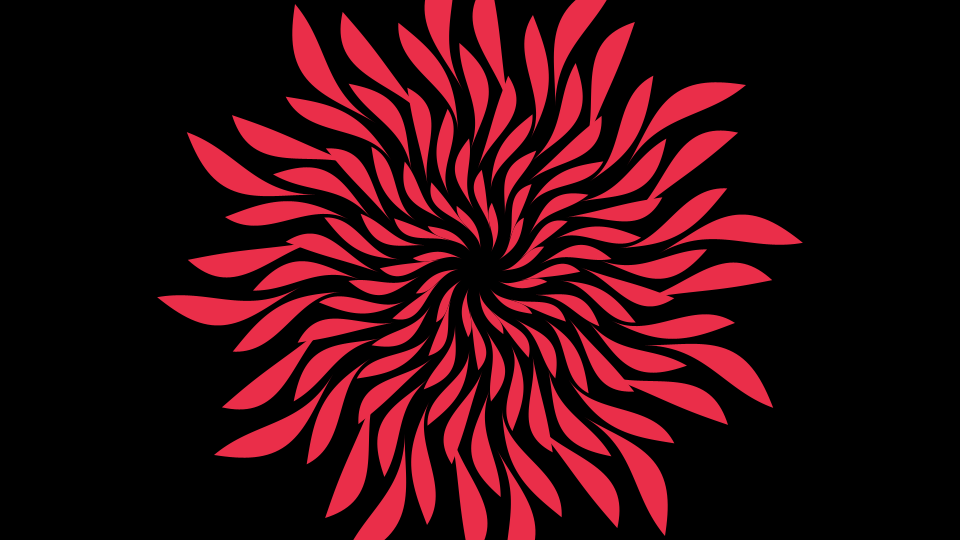
Frame 1 (no input)
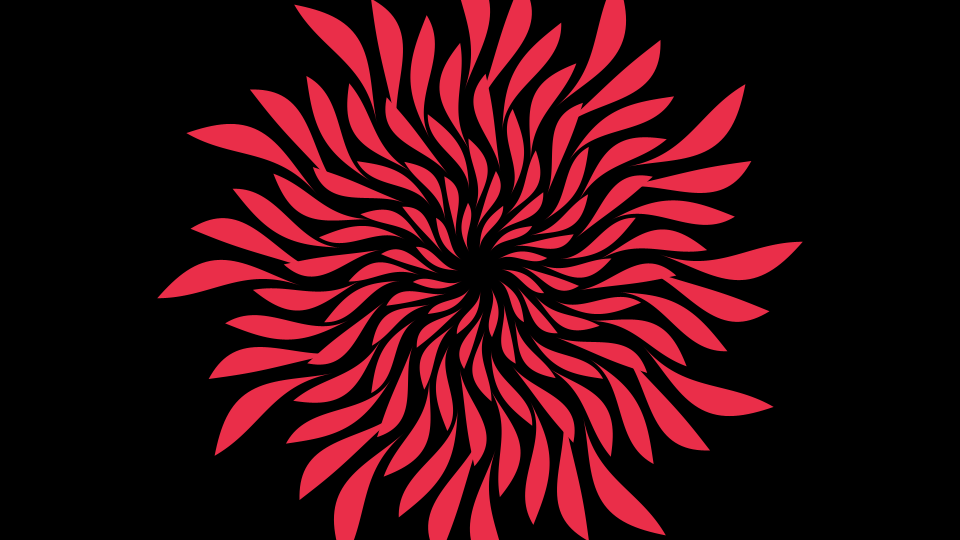
Frame 60 (the mouse pressed at the canvas centre just before this capture)
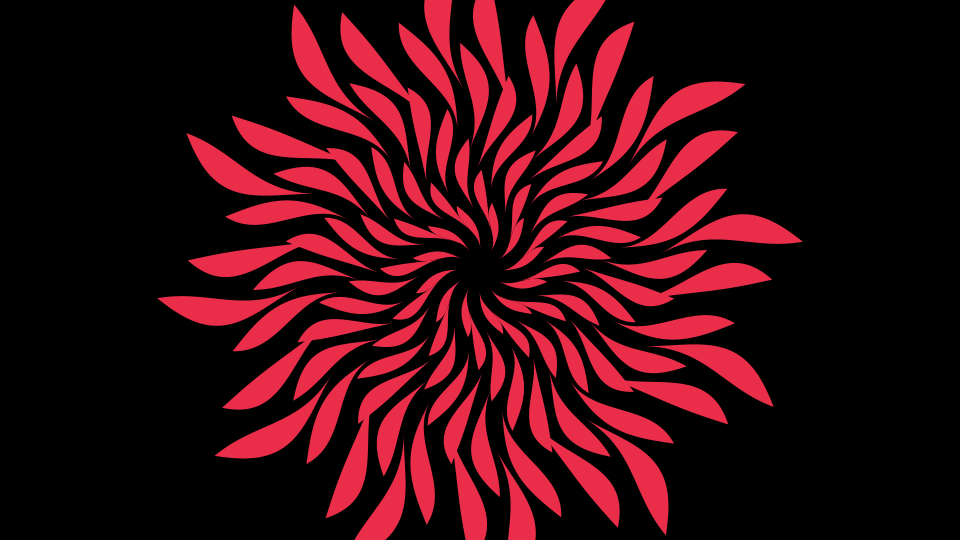
Frame 120 (the mouse held since frame 60 and released just before this capture)

The Processing sketch that drew these frames (run headless with seeded random() and noise(); from frame 60 on, the mouse is pressed at the canvas centre):

// Processing sketch: sketch_200417g
// ── sketch_200417g.pde
void setup()
{
  size(960, 540);
  smooth();
  noStroke();
  fill(234, 46, 73);
}

void draw() {
  background(0);
  
  translate(width/2, height/2);
  
  // The amount of layers
  for (int j = 20; j < 200; j+=20)
  {
    float h = j*2+5;
    // The amount of shapes per layer
    for (int q = 0; q < 360; q+=30)
    {
      float x2 = sin(radians(q+h))*j;
      float y2 = cos(radians(q+h))*j;
      float d = map(dist(x2, y2, 0, 0), 0, 120, 0, 360);
      
      pushMatrix();
      
      translate(x2, y2);
      scale(map(j, 0, 180, 0.1, 0.4));
      rotate(radians(-q-h));
      
      beginShape();
      // The shape, made from openprocessing.org/sketch/162912
      for (int i = 0; i < 180; i+=5)
      {
        float x = sin(radians(i)) * i/3;
        float angle = sin(radians(i+frameCount*3+d)) * 50;
        vertex(x-angle, i*2);
      }
      for (int i = 180; i > 0; i-=5)
      {
        float x = sin(radians(i)) * i/3;
        float angle = sin(radians(i+frameCount*3+d)) * 50;
        vertex(-x-angle, i*2);
      }
      endShape(CLOSE);
      
      popMatrix();
    }
  }
}
